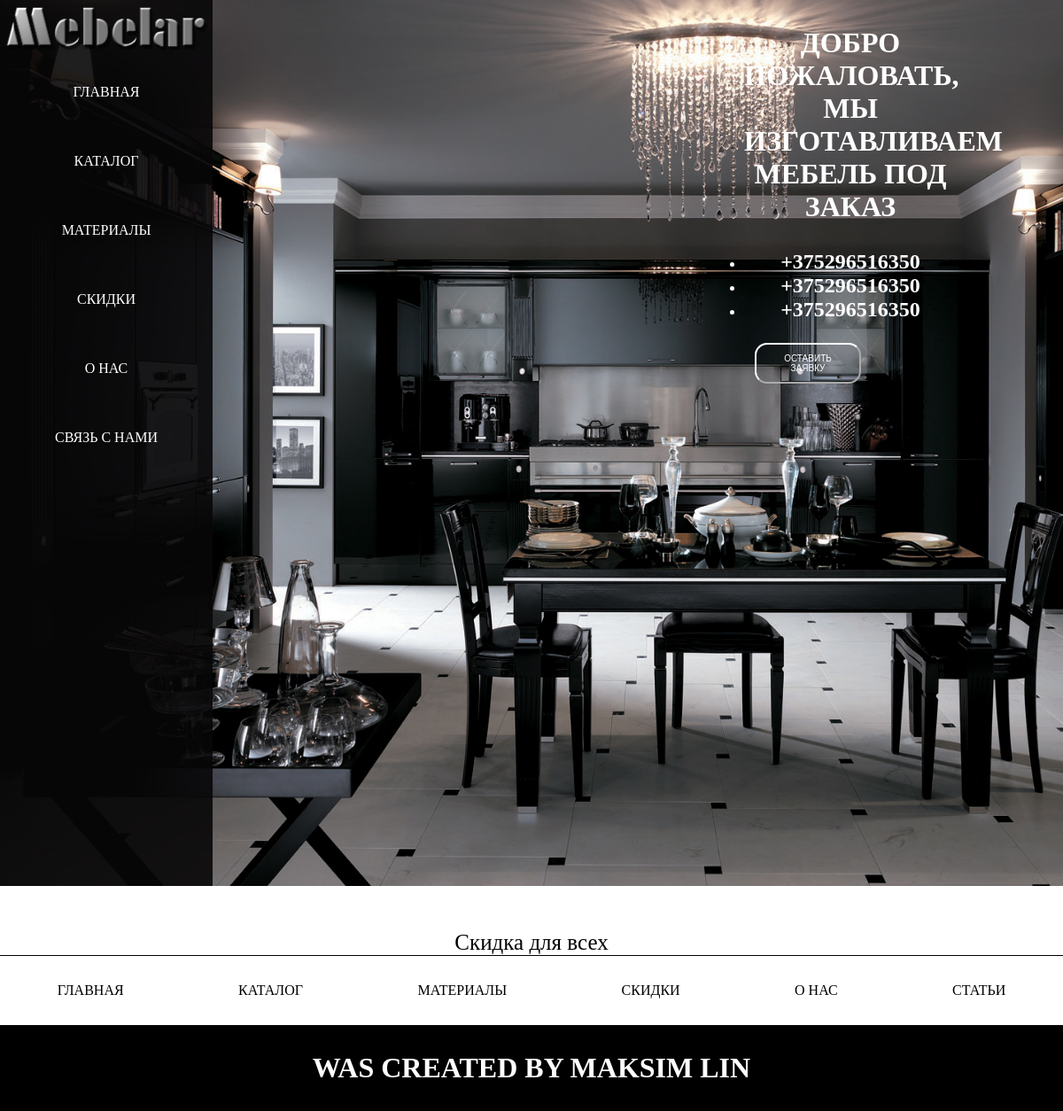
/sales/, run on an earlier commit of the app's database.
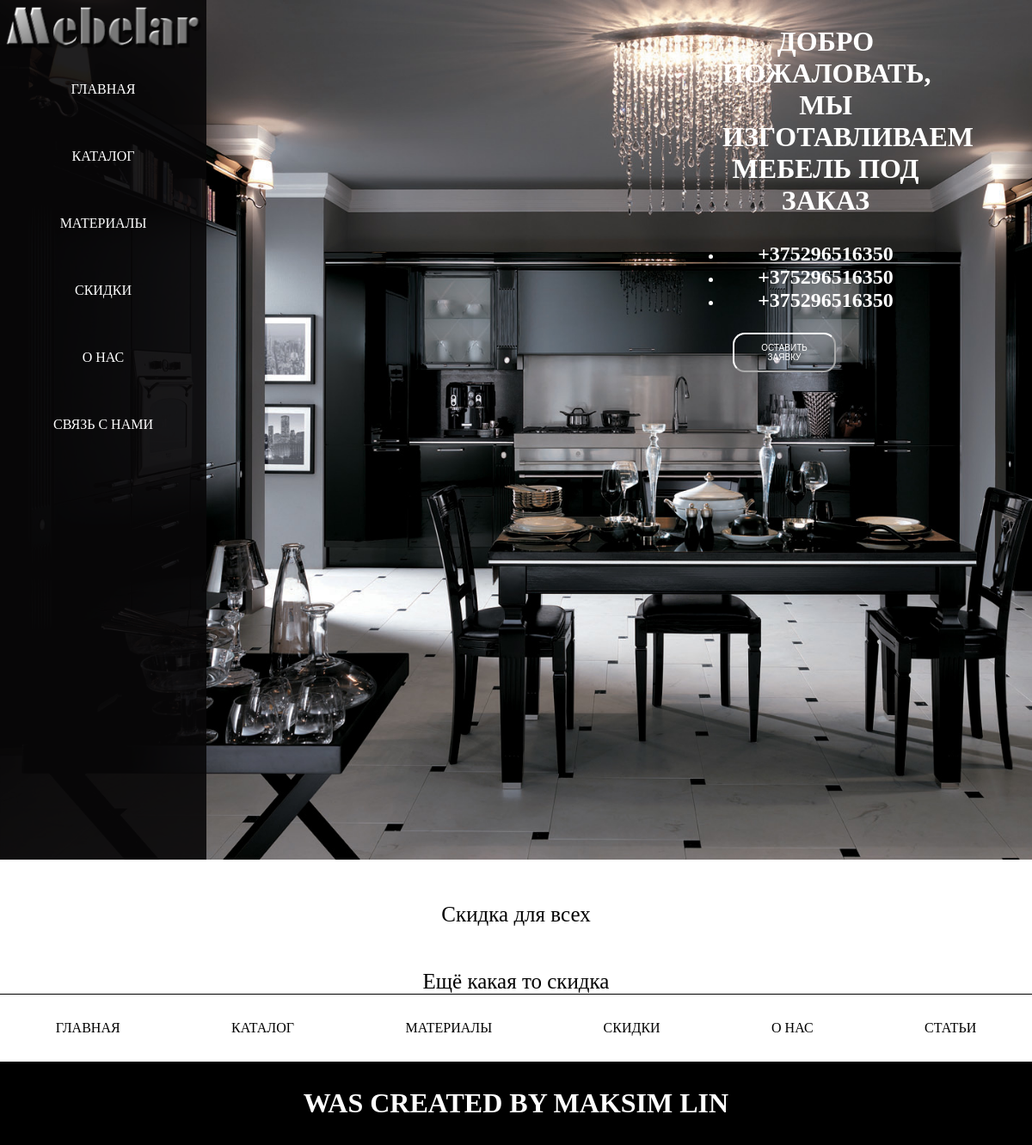
And on a later commit of the database.
### sales/models.py (models this page shows, shortened)
class Sale(models.Model):
    title = models.CharField(max_length=30, verbose_name="Название")
    text = models.TextField(verbose_name="Описание")
    class Meta:
        verbose_name = "Скидки"
        verbose_name_plural = "Скидки"

### sales/views.py (the view)
# urls.py: path('', views.sales)
def sales(request):
    sales = Sale.objects.all()
    context = {
        'sales' : sales
    }
    return render(request, 'sales.html', context)

### templates/sales.html
{% extends 'base.html' %}
{% load staticfiles %}
{% block extra-styles %}
    <link rel="stylesheet" href="{% static 'css/sales.css' %}">
{% endblock extra-styles %}
{% block content %}
    <ul сlass="sales">
    {% for sale in sales %}
        <li class="sale-item">{{sale.text}}</li>
    {% endfor %}
    </ul>
{% endblock content%}

What changed in the data, as far as the page shows it:
added Sale: text "Ещё какая то скидка"
